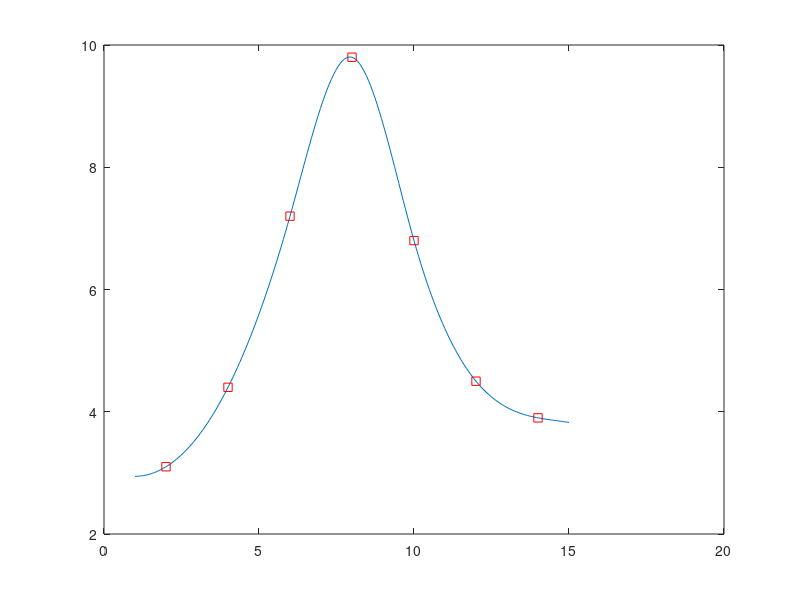

Reproduce this figure in MATLAB.
clc;clear all;close all;
X=[2 4 6 8 10 12 14];
Y=[3.1 4.4 7.2 9.8 6.8 4.5 3.9];
sp=spline(X,Y);
sp.breaks
sp.coefs
xx=linspace(1,15,200);
yy=fnval(sp,xx);
figure(1);
%fnplt(sp,[1,15])
plot(xx,yy);hold on
plot(X,Y,'sr');hold off;